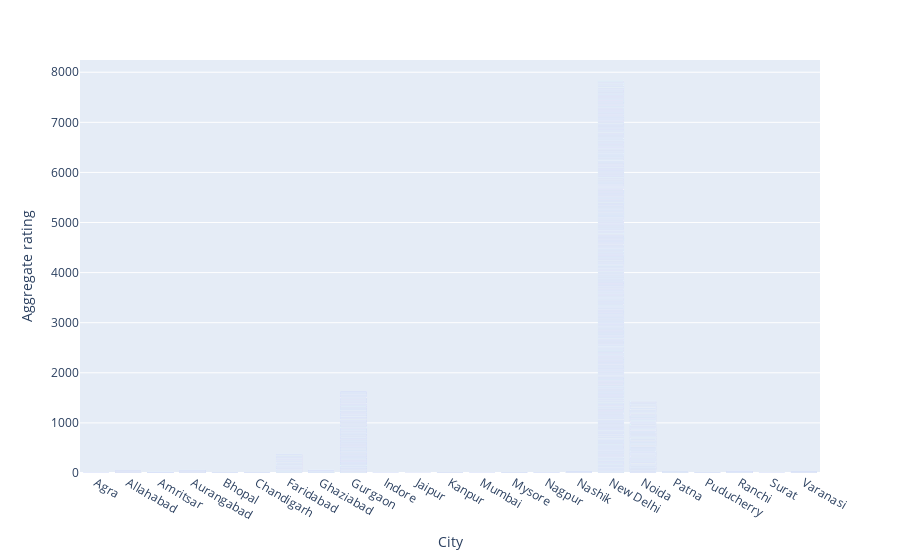

Notebook code cell kept with this figure:
### Code cell
# low rated restaurants 
figure=px.bar(low_rated,x='City',y='Aggregate rating')
figure.show()

### Figure 1 — Plotly figure (JSON) as saved in the notebook; plotly's stock layout.template omitted (floating-point values rounded to 4 significant figures; data arrays with more than 128 entries replaced by an {"elided": "..."} marker saying what was removed)
{"data": [{"alignmentgroup": "True", "hovertemplate": "City=%{x}<br>Aggregate rating=%{y}<extra></extra>", "legendgroup": "", "marker": {"color": "#636efa", "pattern": {"shape": ""}}, "name": "", "offsetgroup": "", "orientation": "v", "showlegend": false, "textposition": "auto", "type": "bar", "x": {"elided": "5997 str values"}, "xaxis": "x", "y": {"elided": "5997 float values"}, "yaxis": "y"}], "layout": {"barmode": "relative", "legend": {"tracegroupgap": 0}, "margin": {"t": 60}, "xaxis": {"anchor": "y", "domain": [0, 1], "title": {"text": "City"}}, "yaxis": {"anchor": "x", "domain": [0, 1], "title": {"text": "Aggregate rating"}}}}
